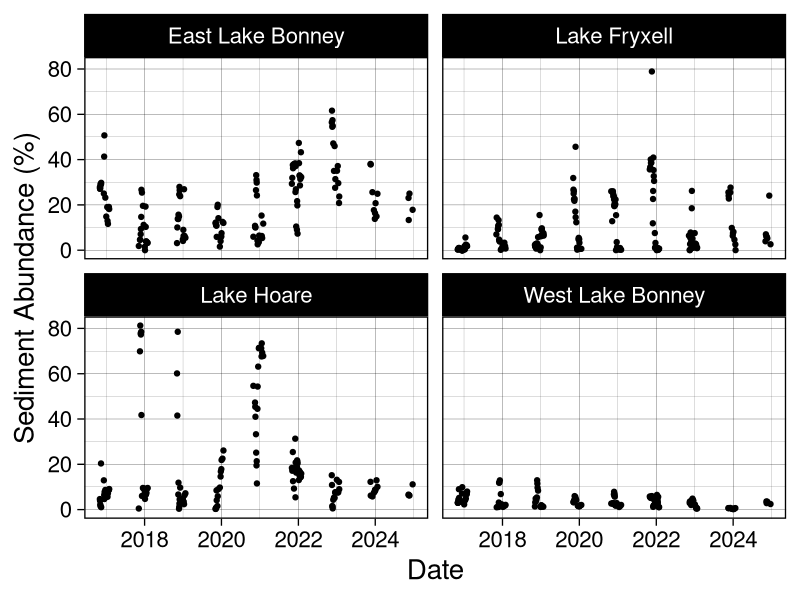
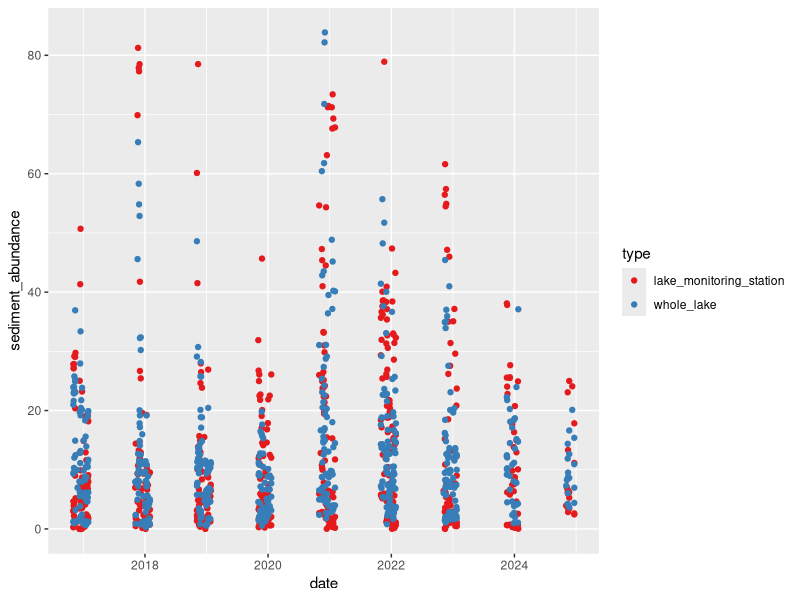
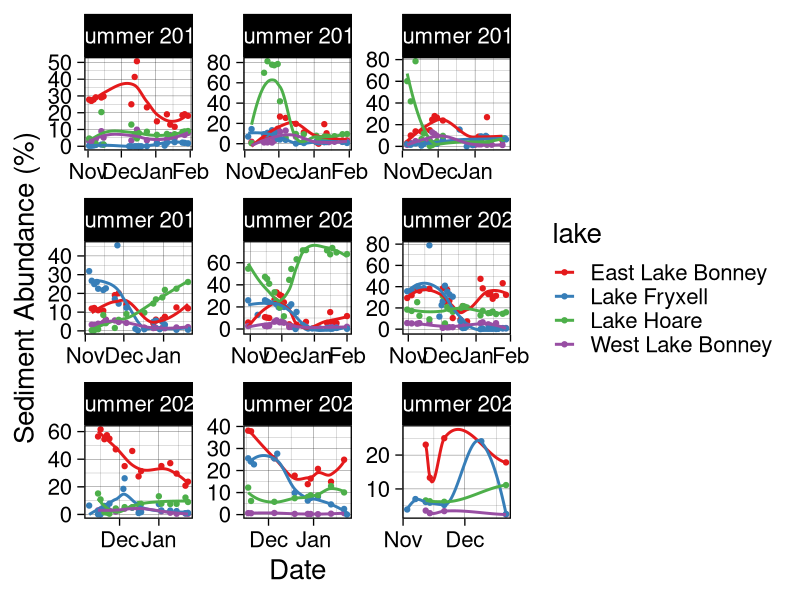
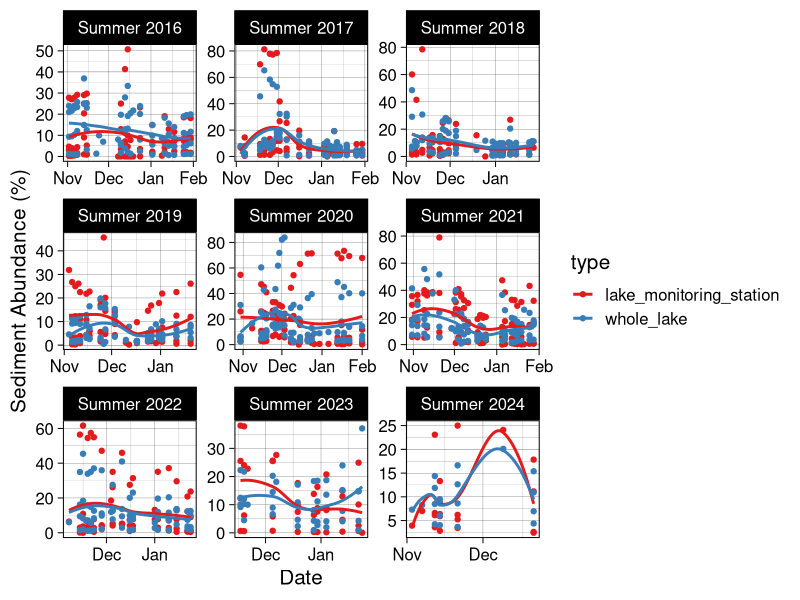
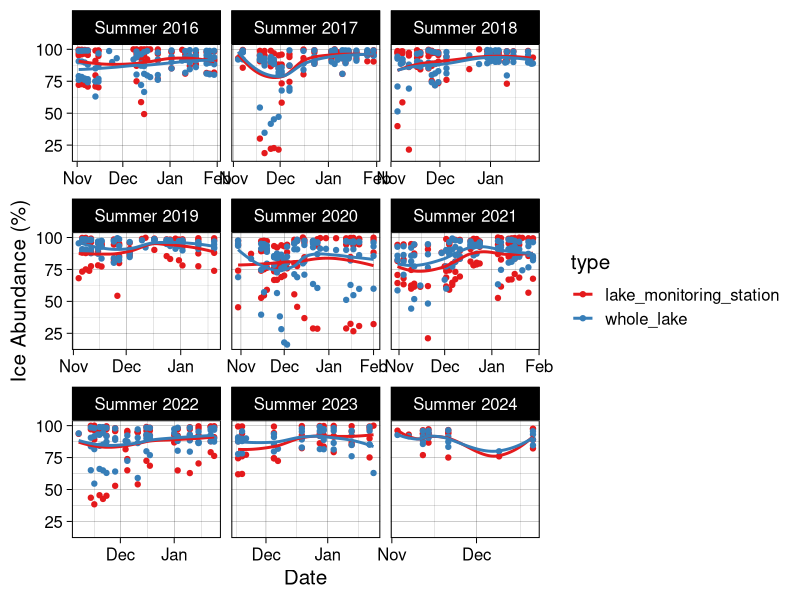
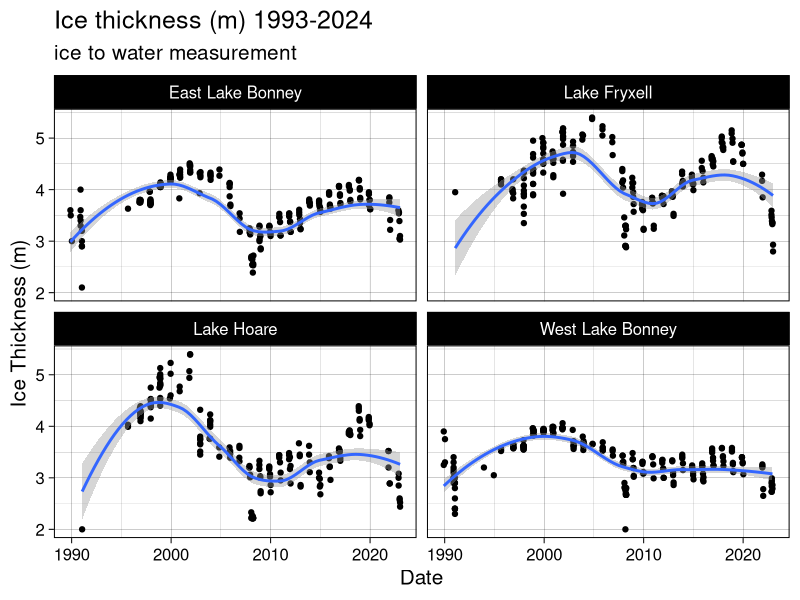
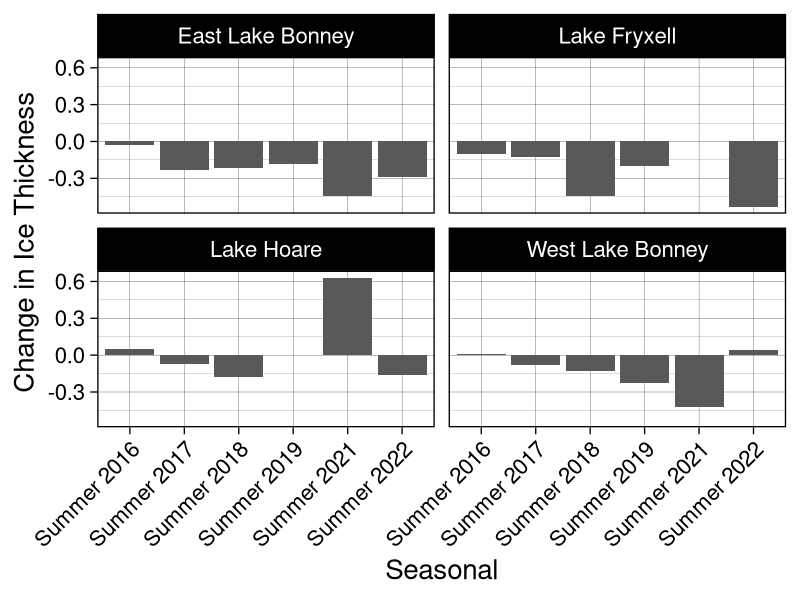
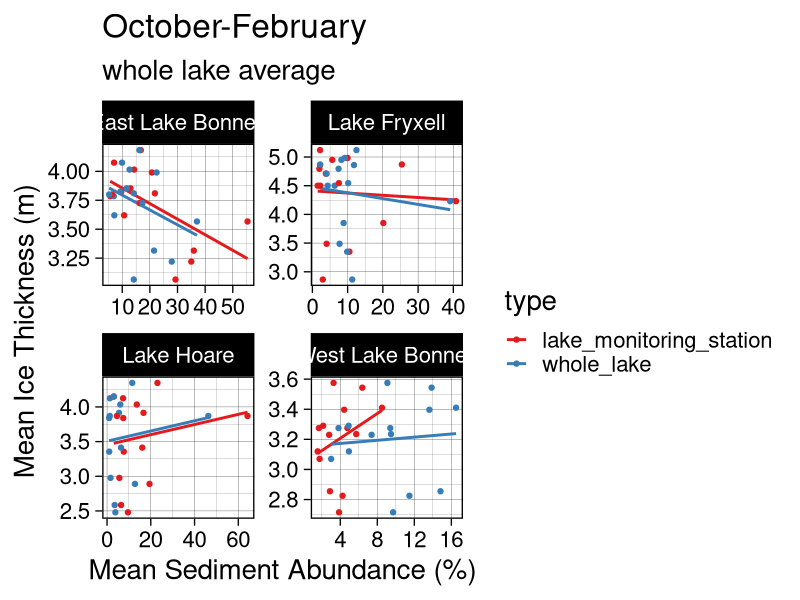

Reproduce these figures in R, in order. (Note: this script raises an error after producing the figures.)
######### TVLakes Sediment Output Comparison ###########
library(tidyverse)
library(RColorBrewer)
library(scales)

setwd("~/Documents/R-Repositories/MCM-LTER-MS")

## Define a season function to plot data by season. Makes data viz a lot easier. 
get_season <- function(date) {
  month <- month(date)
  year <- year(date)
  
  if (month %in% c(11, 12)) {
    return(paste0("Summer ", year))  # November and December belong to the current winter
  } else if (month == 1) {
    return(paste0("Summer ", year - 1))  # January belongs to the previous winter
  } else if (month == 2) {
    return(paste0("Summer ", year - 1))  # February belongs to the previous winter
  } else if (month == 3) {
    return(paste0("Fall ", year))  # March is Spring
  } else if (month %in% 4:5) {
    return(paste0("Fall ", year))  # April and May are Spring
  } else if (month == 6) {
    return(paste0("Winter ", year))  # June is Summer
  } else if (month %in% 7:8) {
    return(paste0("Winter ", year))  # July and August are Summer
  } else if (month == 9) {
    return(paste0("Spring ", year))  # September is Fall
  } else if (month %in% 10) {
    return(paste0("Summer ", year))  # October is Fall
  }
}

mean_BB <- read_csv("data/sediment abundance data/LANDSAT_sediment_abundances_20250308.csv") |> 
  mutate(date = ymd(date), 
         type = 'lake_monitoring_station', 
         season = sapply(date, get_season))

#####plot by lake
ggplot(mean_BB, aes(date, sediment_abundance*100)) + 
  geom_point() + 
  facet_wrap(vars(lake)) + 
  #scale_x_date(labels = date_format("%b"), breaks = "1 month") + 
  xlab("Date") + ylab("Sediment Abundance (%)") + 
  theme_linedraw(base_size = 20)

ggsave("plots/manuscript/chapter 1/BB_sed_by_lake.png", dpi = 700, 
       height = 8, width = 12)

mean_wholelake <- read_csv("data/sediment abundance data/LANDSAT_wholelake_mean_20250307.csv") |> 
  mutate(date = ymd(date), 
         type = "whole_lake", 
         season = sapply(date, get_season))

# join the two files for easy comparison and plotting
means <- rbind(mean_BB, mean_wholelake) |> 
  mutate(sediment_abundance = sediment_abundance*100, 
         ice_abundance = ice_abundance*100) |> 
  mutate(year = year(date), 
         month = month(date))

## plot the raw output for sediment abundance/ice abundance against each other and see how the outputs compare
ggplot(means, aes(date, sediment_abundance, color = type)) + 
  geom_point() + 
  scale_color_brewer(palette = "Set1") 

#By season for just the lake monitoring site
ggplot(mean_BB, aes(date, sediment_abundance*100, color = lake)) + 
  geom_point() + 
  geom_smooth(se = F) + 
  scale_color_brewer(palette = "Set1") + 
  facet_wrap(vars(season), scales = "free") +
  scale_x_date(labels = date_format("%b"), breaks = "1 month") + 
  xlab("Date") + ylab("Sediment Abundance (%)") + 
  theme_linedraw(base_size = 20)

ggsave("plots/manuscript/chapter 1/BB_sed_by_season.png", dpi = 700, 
       height = 8, width = 12)

# facet by season for sed abundance
ggplot(means, aes(date, sediment_abundance, color = type)) + 
  geom_point() + 
  geom_smooth(se = F) + 
  scale_color_brewer(palette = "Set1") + 
  facet_wrap(vars(season), scales = "free") +
  scale_x_date(labels = date_format("%b"), breaks = "1 month") + 
  xlab("Date") + ylab("Sediment Abundance (%)") + 
  theme_linedraw(base_size = 15)

ggsave("plots/manuscript/chapter 1/whole_lake_vs_BB_sed_abundance.png", dpi = 700, 
       height = 8, width = 12)

# facet by season for ice abundance
ggplot(means, aes(date, ice_abundance, color = type)) + 
  geom_point() + 
  geom_smooth(se = F) + 
  scale_color_brewer(palette = "Set1") + 
  facet_wrap(vars(season), scales = "free_x") +
  scale_x_date(labels = date_format("%b"), breaks = "1 month") + 
  xlab("Date") + ylab("Ice Abundance (%)") + 
  theme_linedraw(base_size = 15)

ggsave("plots/manuscript/chapter 1/whole_lake_vs_BB_ice_abundance.png", dpi = 700, 
       height = 8, width = 12)


## load lake ice: 
lakeice1 <- read_csv("data/lake ice/mcmlter-lake-ice_thickness-20230726 (1).csv") |> 
  mutate(date_time = mdy_hm(date_time), 
         month = month(date_time), 
         year = year(date_time),
         year = as.numeric(year),
         z_water_m = z_water_m*-1) |> 
  filter(lake == "Lake Fryxell" | lake == "Lake Hoare" | lake == "East Lake Bonney" | lake == "West Lake Bonney") |> 
  #filter(year >= 2016) |> 
  filter(!grepl("^B", location_name))

ggplot(lakeice1, aes(date_time, z_water_m)) + 
  geom_point() + 
  geom_smooth(se = T) + 
  facet_wrap(vars(lake)) + 
  theme_linedraw(base_size = 15) + 
  xlab("Date") + ylab("Ice Thickness (m)") + 
  ggtitle("Ice thickness (m) 1993-2024", 
          subtitle = "ice to water measurement")

#ggsave("plots/manuscript/chapter 1/ice_thickness_total_years.png", dpi = 700, 
#       height = 8, width = 12)

lakeice = lakeice1 |> 
  filter(year >= 2017) |> 
  mutate(season = sapply(date_time, get_season))

#FIND SEASONAL DROPOFF OF ICE THICKNESS
seasonal_changes <- lakeice %>%
  group_by(season, lake) |> 
  arrange(season, month) %>%
  summarise(
    First_Measurement = first(z_water_m*-1),
    Last_Measurement = last(z_water_m*-1),
    Difference = Last_Measurement - First_Measurement
  )

ggplot(seasonal_changes, aes(season, Difference), fill = lake) + 
  geom_col() + 
  scale_color_brewer(palette = "Set1") + 
  facet_wrap(vars(lake)) + 
  theme_linedraw(base_size = 20) + 
  theme(axis.text.x = element_text(angle = 45, hjust = 1)) + 
  xlab("Seasonal") + ylab("Change in Ice Thickness")

ggsave("plots/manuscript/chapter 1/seasonal_ice_drop.png", 
       height = 8, width = 12, dpi = 300)

li_summary = lakeice |> 
  mutate(week = week(date_time)) |> 
  group_by(year, month, lake) |> 
  summarize(mean_thickness = mean(z_water_m, na.rm = T))

## sediment
sed_monthly <- means |> 
  mutate(week = week(date)) |> 
  group_by(year, month, lake, type) |> 
  summarize(mean_sed = mean(sediment_abundance, na.rm = T)) |> 
  print()

fulljoined = full_join(sed_monthly, li_summary) |> 
  drop_na()

##### plot
ggplot(fulljoined, aes(mean_sed, mean_thickness, color= type)) + 
  geom_smooth(method = "lm", se = F) + 
  geom_point() + 
  facet_wrap(vars(lake), scales = "free") + 
  ggtitle("October-February", 
          subtitle = "whole lake average") + 
  xlab("Mean Sediment Abundance (%)") + ylab("Mean Ice Thickness (m)") + 
  scale_color_brewer(palette = "Set1") +
  theme_linedraw(base_size = 20) 

ggsave("plots/manuscript/chapter 1/sed_vs_ice_thickness.png", 
       width = 12, height = 8, dpi = 300)

### now remove November and October Values
#fulljoin_filter <- fulljoined |> 
#  filter(month == 12 | month == 1)
fulljoin_peak_solar <- fulljoined |> 
  filter(month == 1)

ggplot(fulljoin_peak_solar, aes(mean_sed, mean_thickness, color = type)) + 
  geom_smooth(method = "lm", se = F) + 
  geom_point() + 
  facet_wrap(vars(lake), scales = "free") + 
  ggtitle("January") + 
  scale_color_brewer(palette = "Set1") +
  theme_linedraw(base_size = 20) 

ggsave("plots/manuscript/chapter 1/wholelakesed_vsthickness.png", 
       width = 12, height = 8, dpi = 300)

# now filter for only early year estimates, October - December
oct_dec_fulljoin <- fulljoined |> 
  filter(month == 10 | month == 11 | month == 12)

ggplot(oct_dec_fulljoin, aes(mean_sed, mean_thickness, color = type)) + 
  geom_smooth(method = "lm", se = F) + 
  geom_point() + 
  facet_wrap(vars(lake), scales = "free") + 
  ggtitle("October - December", 
          subtitle = "whole lake average") + 
  scale_color_brewer(palette = "Set1") +
  theme_linedraw(base_size = 15) 

jan_fulljoin <- fulljoined |> 
  filter(month == 1)

ggplot(jan_fulljoin, aes(mean_sed, mean_thickness, color = type)) + 
  geom_smooth(method = "lm", se = F) + 
  geom_point() + 
  facet_wrap(vars(lake), scales = "free") + 
  ggtitle("January") + 
  scale_color_brewer(palette = "Set1") +
  xlab("Mean Sediment Abundance (%)") + ylab("Mean Ice Thickness (m)") + 
  theme_linedraw(base_size = 20)  

ggsave("plots/manuscript/chapter 1/jan_only_sed.png", 
       dpi = 300, height = 8, width = 12)


####### do restructuring to look at this by week ###
li_summary_2 = lakeice |> 
  mutate(week = week(date_time)) |> 
  group_by(year, week, lake) |> 
  summarize(mean_thickness = mean(z_water_m, na.rm = T))

## sediment
sed_monthly_2 <- means |> 
  mutate(week = week(date)) |> 
  group_by(year, week, lake, type) |> 
  summarize(mean_sed = mean(sediment_abundance, na.rm = T)) |> 
  print()

fulljoined_2 = full_join(sed_monthly_2, li_summary_2) |> 
  drop_na() |> 
  filter(type == "lake_monitoring_station")

peak_solar_week <- fulljoined_2 |> 
  filter(
    #week == 50 |
      week == 51 | 
      week == 52 | 
      week == 1 | 
      week == 2 #|
      #week == 3
      )

ggplot(peak_solar_week, aes(mean_sed, mean_thickness)) + 
  geom_smooth(method = "lm", se = F) + 
  geom_point() + 
  facet_wrap(vars(lake), scales = "free") + 
  ggtitle("Peak Solar") + 
  scale_color_brewer(palette = "Set1") +
  xlab("Mean Sediment Abundance (%)") + ylab("Mean Ice Thickness (m)") + 
  theme_linedraw(base_size = 20)  

ggsave("plots/manuscript/chapter 1/Peak_Solar_Comparison.png", 
       width = 12, height = 8, dpi = 300)

#### Create a dual panel plot where only the lake ice thickness from 2016-2024 to sediment abundannce
# Need to join the sed data frame to the lake ice data frame
mean_BB_week <- mean_BB |> 
  filter(date < "2023-02-01")

library(ggpubr)

plot1 <- ggplot(mean_BB_week, aes(date, sediment_abundance*100)) + 
  geom_point() + 
  geom_smooth(se = F) + 
  ylab("Sediment Abundance") + xlab("Date") + 
  ggtitle("Sediment Abundance (%)") + 
  facet_wrap(vars(lake), scales = "free") + 
  scale_color_brewer(palette = "Set1") +
  theme_linedraw(base_size = 20) 

plot2 <- ggplot(lakeice, aes(date_time, z_water_m)) + 
  geom_point() + 
  geom_smooth(se = F) + 
  ylab("Ice Thickness (m)") + xlab("Date") + 
  ggtitle("Ice Thickness") + 
  facet_wrap(vars(lake), scales = "free") + 
  scale_color_brewer(palette = "Set1") +
  theme_linedraw(base_size = 20)

ggarrange(plot1, plot2)

ggsave("plots/manuscript/chapter 1/sed_abundance_ice_thick_timeseries.png", 
       dpi = 300, height = 8, width = 12)

ggplot() + 
  geom_point(data = lakeice, aes(x = as.Date(date_time), y = z_water_m)) + 
  geom_point(data = mean_BB, aes(x = date, y = sediment_abundance)) + 
  facet_wrap(vars(lake)) + 
  xlab("Date") + ylab("Ice thickness (m)") +
  scale_color_brewer(palette = "Set1") +
  theme_linedraw(base_size = 20) 




######### investing different buffering distances #########
mean_150m <- read_csv("data/sediment abundance data/LANDSAT_sediment_abundances_150m_20250301.csv") |> 
  mutate(date = ymd(date), 
         buffer_distance = '150')

mean_300m = mean_BB |> 
  mutate(buffer_distance = '300') |> 
  select(-type)

mean_450m = read_csv("data/sediment abundance data/LANDSAT_sediment_abundances_450m_20250301.csv") |> 
  mutate(date = ymd(date), 
         buffer_distance = '450')

mean_600m = read_csv("data/sediment abundance data/LANDSAT_sediment_abundances_600m_20250301.csv") |> 
  mutate(date = ymd(date), 
         buffer_distance = '600') |> 
  select(-approx_albedo)

mean_900m = read_csv("data/sediment abundance data/LANDSAT_sediment_abundances_900m_20250301.csv") |> 
  mutate(date = ymd(date), 
         buffer_distance = '900')

buffers <- rbind(mean_150m, mean_300m, mean_450m, mean_600m, mean_900m) |> 
  mutate(ice_abundance = ice_abundance*100, 
         sediment_abundance = sediment_abundance*100, 
         season = sapply(date, get_season)) |> 
  select(-sediment)

write_csv(buffers, "data/sediment abundance data/LANDSAT_all_buffer_distances_20250301.csv")

### plot cropping distance comparisons
#sed
ggplot(buffers, aes(date, sediment_abundance, color = buffer_distance)) + 
  geom_point() + 
  scale_color_brewer(palette = "Set1") + 
  facet_wrap(vars(lake)) + 
 # scale_x_date(labels = date_format("%b"), breaks = "1 month") + 
  xlab("Date") + ylab("Sediment Abundance (%)") + 
  theme_linedraw(base_size = 15)

ggsave("plots/manuscript/chapter 1/comparison_of_buffer_distances_sed_bylake.png", dpi = 700, 
       height = 8, width = 10)

#ice
ggplot(buffers, aes(date, ice_abundance, color = buffer_distance)) + 
  geom_point() + 
  scale_color_brewer(palette = "Set1") + 
  facet_wrap(vars(lake)) + 
  # scale_x_date(labels = date_format("%b"), breaks = "1 month") + 
  xlab("Date") + ylab("Ice Abundance (%)") + 
  theme_linedraw(base_size = 15)

ggsave("plots/manuscript/chapter 1/comparison_of_buffer_distances_sed_bylake.png", dpi = 700, 
       height = 8, width = 10)

## facet by season
#ice
ggplot(buffers, aes(date, ice_abundance, color = buffer_distance)) + 
  geom_point() + 
  scale_color_brewer(palette = "Set1") + 
  facet_wrap(vars(lake, season), scales = "free") + 
  scale_x_date(labels = date_format("%b"), breaks = "1 month") + 
  xlab("Date") + ylab("Ice Abundance (%)") + 
  theme_linedraw(base_size = 10)

ggsave("plots/manuscript/chapter 1/comparison_of_buffer_distances_sed_byseason.png", dpi = 700, 
       height = 10, width = 10)

#sed
ggplot(buffers, aes(date, sediment_abundance, color = buffer_distance)) + 
  geom_point() + 
  scale_color_brewer(palette = "Set1") + 
  facet_wrap(vars(lake, season), scales = "free") + 
  scale_x_date(labels = date_format("%b"), breaks = "1 month") + 
  xlab("Date") + ylab("Sediment Abundance (%)") + 
  theme_linedraw(base_size = 10)

ggsave("plots/manuscript/chapter 1/comparison_of_buffer_distances_sed_byseason.png", dpi = 700, 
       height = 10, width = 10)
